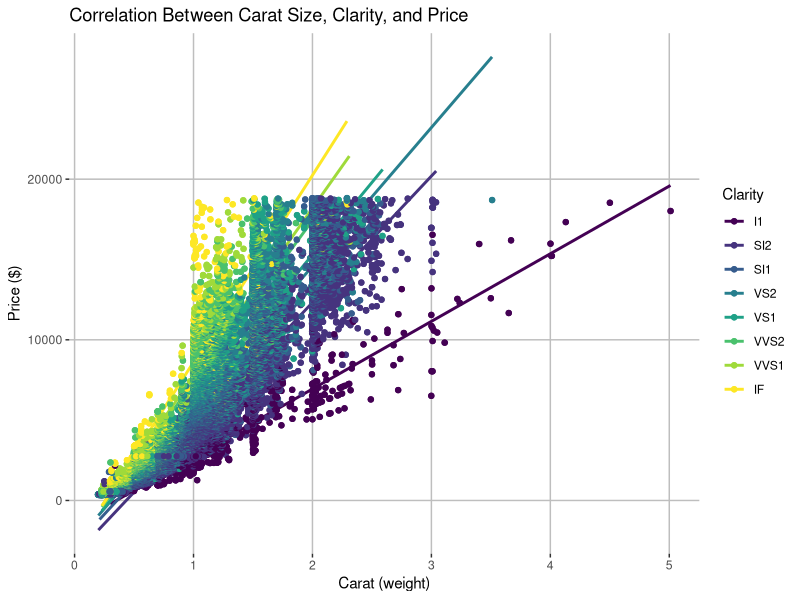
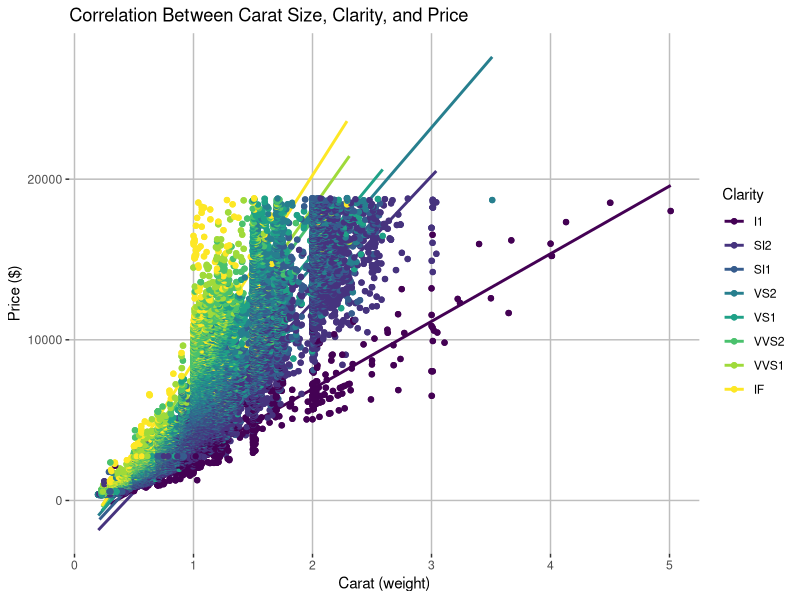
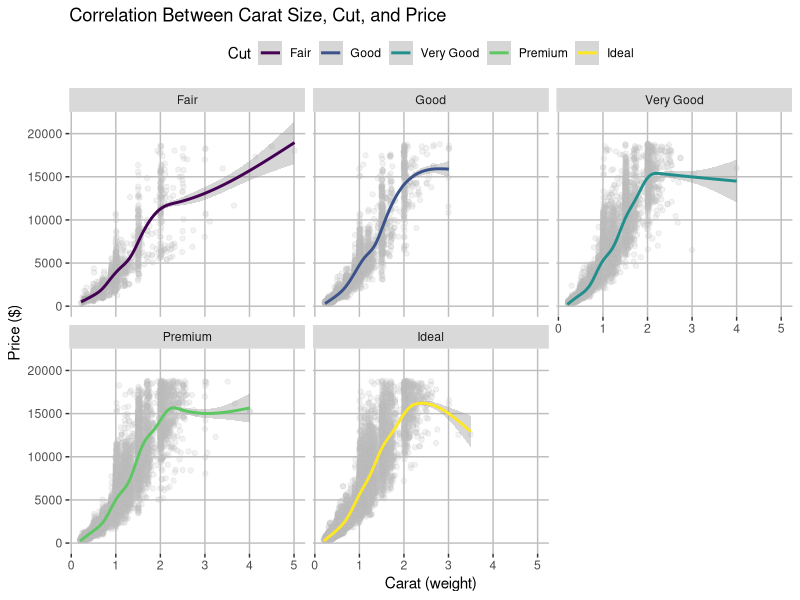

Write R code to recreate these figures, in order.
#import packages
library("tidyverse") #load the tidyverse package
diamonds #check to see if diamond dataframe is there
diamond_data = diamonds #reassign data name
diamond_data #print new variable to data

#
#plot the data
diamond_data_plot = diamond_data |> 
  #to ensure data accuracy row with missing variables are removed
  drop_na() |> 
  #create a plot that assigns x, y axis and clarity using geom point
  ggplot(mapping = aes(x = carat, y = price, color = clarity, background="white")) + 
  #choose the type of graph
  geom_point() + 
  geom_smooth(method ="lm", se = FALSE) + geom_jitter() +
  labs(title = "Correlation Between Carat Size, Clarity, and Price", y = "Price ($)", x= "Carat (weight)", color = "Clarity") +
  theme(panel.background = element_rect(fill = "white"), panel.grid.major = element_line(color = "gray"))


#saving the file with the width to match the height
ggsave(filename = "diamond_plot_final.png", plot = diamond_data_plot, width= 7, height = 7)

diamond_data_plot

#Analysis:
#Based on the data we can see that there is a strong/ positive correlation between carat and price. As the weight of the diamond increase so does its price. If pricing changes in any capacity, it is because of the weight of the diamond has changes as well. They are closely correlated.


#assign a new variable for the dataset plot
diamond_plot_cut = diamond_data |> drop_na() |> ggplot(mapping = aes(x = carat, y = price)) +
#create a scatter plot
  geom_point(color = "gray", alpha = 1/10) + 
  #stagger the points so they don't overlap
  geom_jitter(color= "gray", alpha = 1/10) +
  #create a linear method line that shows trend of data
  geom_smooth(aes(method ="lm", se = TRUE, color = cut)) +
  #divide the data by facet into cuts
  facet_wrap(~cut, nrow=2) + 
  #labels for the data
  labs(title = "Correlation Between Carat Size, Cut, and Price", y = "Price ($)", x= "Carat (weight)", color = "Cut") +
  theme(panel.background = element_rect(fill = "white"), panel.grid.major = element_line(color = "gray"), legend.position = "top")

ggsave(filename = "diamond_plot_cut.png", plot = diamond_plot_cut, width= 7, height = 7)

#Analysis: 
#According to the data, there is a pattern that displays higher quality diamonds on average tend to be around and above 1 carat but no greater than 3 carats. IF, VVS1, VVS2 and VS1 are considered higher clarity diamonds, and they are all densely priced around the $10,000 price with carat being approximately 1-1.5.
